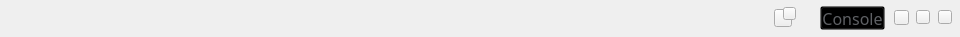
<?xml version="1.0" encoding="UTF-8"?>
<ui version="4.0">
 <class>TitleBar</class>
 <widget class="QWidget" name="TitleBar">
  <property name="geometry">
   <rect>
    <x>0</x>
    <y>0</y>
    <width>960</width>
    <height>37</height>
   </rect>
  </property>
  <property name="font">
   <font>
    <family>微软雅黑</family>
    <pointsize>12</pointsize>
   </font>
  </property>
  <property name="windowTitle">
   <string>Form</string>
  </property>
  <widget class="QToolButton" name="minBtn">
   <property name="geometry">
    <rect>
     <x>916</x>
     <y>10</y>
     <width>14</width>
     <height>14</height>
    </rect>
   </property>
   <property name="cursor">
    <cursorShape>PointingHandCursor</cursorShape>
   </property>
   <property name="focusPolicy">
    <enum>Qt::NoFocus</enum>
   </property>
   <property name="text">
    <string/>
   </property>
  </widget>
  <widget class="QToolButton" name="closeBtn">
   <property name="geometry">
    <rect>
     <x>938</x>
     <y>10</y>
     <width>14</width>
     <height>14</height>
    </rect>
   </property>
   <property name="cursor">
    <cursorShape>PointingHandCursor</cursorShape>
   </property>
   <property name="focusPolicy">
    <enum>Qt::NoFocus</enum>
   </property>
   <property name="text">
    <string/>
   </property>
  </widget>
  <widget class="QLabel" name="divLineLabel">
   <property name="geometry">
    <rect>
     <x>882</x>
     <y>9</y>
     <width>1</width>
     <height>16</height>
    </rect>
   </property>
   <property name="text">
    <string/>
   </property>
  </widget>
  <widget class="QToolButton" name="menuBtn">
   <property name="geometry">
    <rect>
     <x>894</x>
     <y>10</y>
     <width>15</width>
     <height>15</height>
    </rect>
   </property>
   <property name="cursor">
    <cursorShape>PointingHandCursor</cursorShape>
   </property>
   <property name="focusPolicy">
    <enum>Qt::NoFocus</enum>
   </property>
   <property name="text">
    <string/>
   </property>
  </widget>
  <widget class="QToolButton" name="newsBtn">
   <property name="geometry">
    <rect>
     <x>774</x>
     <y>9</y>
     <width>18</width>
     <height>18</height>
    </rect>
   </property>
   <property name="cursor">
    <cursorShape>PointingHandCursor</cursorShape>
   </property>
   <property name="focusPolicy">
    <enum>Qt::NoFocus</enum>
   </property>
   <property name="text">
    <string/>
   </property>
  </widget>
  <widget class="QToolButton" name="newsBtn2">
   <property name="geometry">
    <rect>
     <x>783</x>
     <y>7</y>
     <width>13</width>
     <height>13</height>
    </rect>
   </property>
   <property name="font">
    <font>
     <pointsize>8</pointsize>
     <weight>75</weight>
     <bold>true</bold>
    </font>
   </property>
   <property name="cursor">
    <cursorShape>PointingHandCursor</cursorShape>
   </property>
   <property name="focusPolicy">
    <enum>Qt::NoFocus</enum>
   </property>
   <property name="text">
    <string/>
   </property>
  </widget>
  <widget class="QToolButton" name="consoleBtn">
   <property name="geometry">
    <rect>
     <x>820</x>
     <y>6</y>
     <width>65</width>
     <height>24</height>
    </rect>
   </property>
   <property name="font">
    <font>
     <family>微软雅黑</family>
    </font>
   </property>
   <property name="cursor">
    <cursorShape>PointingHandCursor</cursorShape>
   </property>
   <property name="focusPolicy">
    <enum>Qt::NoFocus</enum>
   </property>
   <property name="styleSheet">
    <string notr="true">color: rgb(94, 96, 100);
background:transparent;</string>
   </property>
   <property name="text">
    <string>Console</string>
   </property>
  </widget>
 </widget>
 <resources/>
 <connections/>
</ui>
